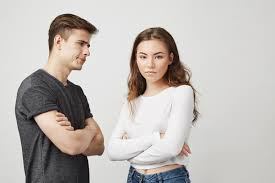
#> input picture testeContorno.jpg, 275 x 183 px, found by its file name
$ jupyter execute RF_imagem.ipynb   (older library calls are emulated)
#> lines starting #> are read from the running program, lines starting #| are printed output that depends on the picture; after the words box and inside, x2 and y2 are one past the last pixel; in counts of white or black regions, pixels touching at a corner belong together; long printed decimals are rounded
<a href="https://colab.research.google.com/github/OthonGustavo/RF_imagem/blob/main/RF_imagem.ipynb" target="_parent"></a>

[cell 1]
import numpy as np
import pandas as pd
import cv2 as cv
from PIL import Image
from google.colab.patches import cv2_imshow
from skimage import io
import matplotlib.pyplot as plt

[cell 2]
#RF01
image = cv.imread("/content/testeContorno.jpg")
#> image is the input picture: shape (183, 275, 3); mean B, G, R 181.4, 185.4, 190.7
#plt.imshow(image)
#plt.show()

image = cv.cvtColor(image, cv.COLOR_BGR2RGB)
plt.imshow(image)

[cell 3]
#RF02
(h,w,c) = image.shape
#> h = 183; w = 275; c = 3

print("Largura: {} pixels".format(w))
#| Largura: 275 pixels
print("Altura: {} pixels".format(h))
#| Altura: 183 pixels
print("Canais: {}".format(c))
#| Canais: 3

[cell 4]
#RF03
from skimage.color import rgb2gray

img_gray = rgb2gray(image)
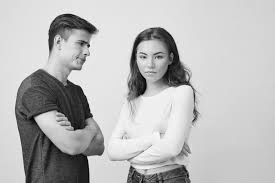
#> img_gray: shape (183, 275) float64; min 0.000565, max 1, mean 0.73
plt.imshow(img_gray, cmap = "gray")
plt.show()

img_gray.shape
#> Out = (183, 275)

[cell 5]
#RF04
plt.hist(img_gray.ravel(), bins = 256, range = [0,256])
plt.show()
#> figure, not shown here; tallest bar 50321 high, from x = 0 to 1

plt.hist(image.ravel(), bins = 256, range = [0,256])
plt.show()
#> figure, not shown here; tallest bar 5368 high, from x = 229 to 230

[cell 6]
#RF05
from skimage.color import convert_colorspace

img_hsv = convert_colorspace(image, 'RGB', 'HSV')
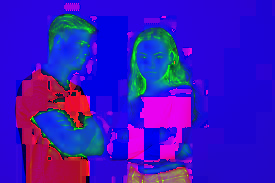
#> img_hsv: shape (183, 275, 3) float64; mean R, G, B 0.225, 0.081, 0.751

plt.imshow(img_hsv)
plt.show()

[cell 7]
#RF06
color = ('b', 'g', 'r')

#plt.title()

for channel, col in enumerate(color):
  histr = cv.calcHist([image], [channel], None, [256], [0,256])
  plt.plot(histr, color = col)
  plt.xlim([0,256])
plt.show()
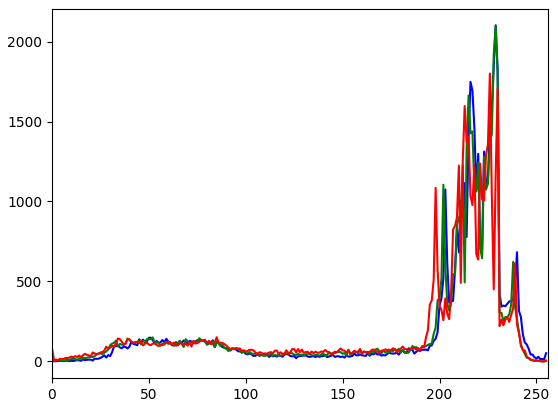
#> figure drawn by matplotlib, 1 panel; curve peaks at x = 229, y = 2101; curve peaks at x = 229, y = 2101; curve peaks at x = 226, y = 1800

[cell 8]
def vizinhanca4(linha, coluna):

  v1 = (linha - 1, coluna)
  v2 = (linha, coluna - 1)
  v3 = (linha + 1, coluna)
  v4 = (linha, coluna + 1)

  return [v1,v2,v3,v4]

def vizinhanca8(linha, coluna):

  v5 = (linha - 1, coluna - 1)
  v6 = (linha - 1, coluna + 1)
  v7 = (linha + 1, coluna - 1)
  v8 = (linha + 1, coluna + 1)

  vizinhanca = vizinhanca4(linha,coluna) + [v5,v6,v7,v8]
  return vizinhanca

[cell 9]
#RF8
image = cv.imread('/content/poligonos-regulares.webp')
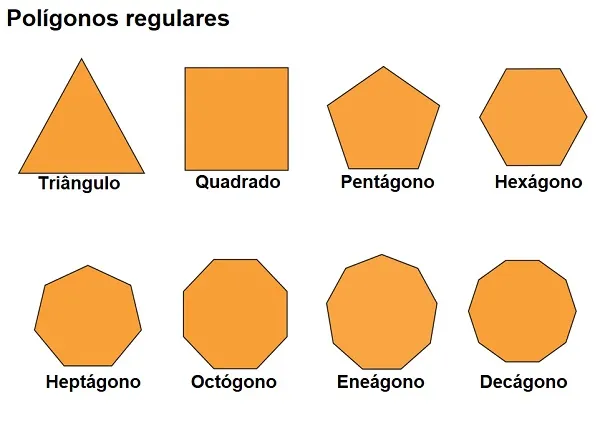
#> input picture poligonos-regulares.webp, 600 x 421 px, found by its file name
#> image is the input picture: shape (421, 600, 3); mean B, G, R 194.1, 221.6, 244.7
gray_image = cv.cvtColor(image, cv.COLOR_BGR2GRAY)
contorno = cv.Canny(gray_image, 50, 150)
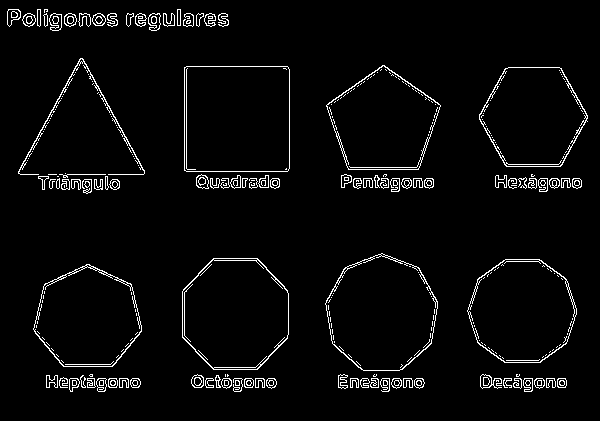
#> contorno: shape (421, 600); 3.7% white in thin lines or dots, all inside (x1, y1, x2, y2) = (7, 9, 588, 392)

plt.subplot(121),plt.imshow(gray_image,cmap = 'gray')
plt.title('Imagem cinza'), plt.xticks([]), plt.yticks([])
plt.subplot(122),plt.imshow(contorno,cmap = 'gray')
plt.title('Contornos Imagem'), plt.xticks([]), plt.yticks([])
plt.show()

[cell 10]
#RF9 e RF10
import cv2
import numpy as np
from google.colab.patches import cv2_imshow

def classificar_forma(cnt):

    perimetro = cv2.arcLength(cnt, True)
    area = cv2.contourArea(cnt)

    if perimetro == 0:
        return "Nao Identificado"

    circularidade = (4 * np.pi * area) / (perimetro ** 2)

    approx = cv2.approxPolyDP(cnt, 0.02 * perimetro, True)
    vertices = len(approx)


    if circularidade > 0.85 and vertices > 7:
        return "Circulo"

    elif vertices == 3:
        return "Triangulo"

    elif vertices == 4:
        (x, y, w, h) = cv2.boundingRect(approx)
        aspect_ratio = float(w) / h
        if 0.95 <= aspect_ratio <= 1.05:
            return "Quadrado"
        else:
            return "Retangulo"

    elif vertices == 5:
        return "Pentagono"
    elif vertices == 6:
        return "Hexagono"
    elif vertices == 7:
        return "Heptagono"
    elif vertices == 8:
        return "Octogono"
    elif vertices == 9:
        return "Eneagono"
    elif vertices == 10:
        return "Decagono"
    else:
        return f"Poligono ({vertices}v)"

def identificar_formas_abrangente(caminho_imagem):

#> called with caminho_imagem = 'poligonos-regulares.webp'
    img = cv2.imread(caminho_imagem)
    if img is None:
        return None, None


    img_resultado = img.copy()

    img_cinza = cv2.cvtColor(img, cv2.COLOR_BGR2GRAY)
    img_blur = cv2.GaussianBlur(img_cinza, (5, 5), 0)
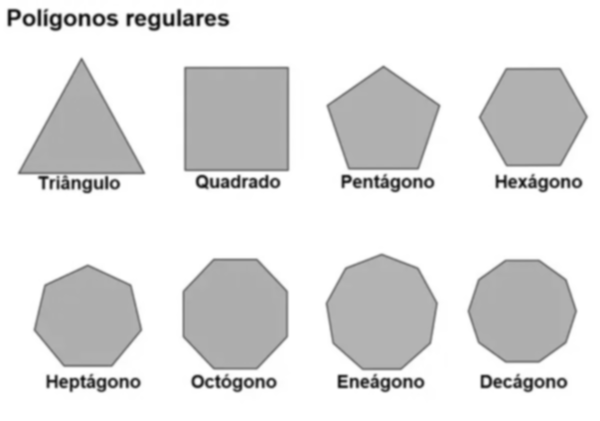
#> img_blur: shape (421, 600); min 16, max 255, mean 225.3

    _, mascara = cv2.threshold(img_cinza, 240, 255, cv2.THRESH_BINARY_INV)
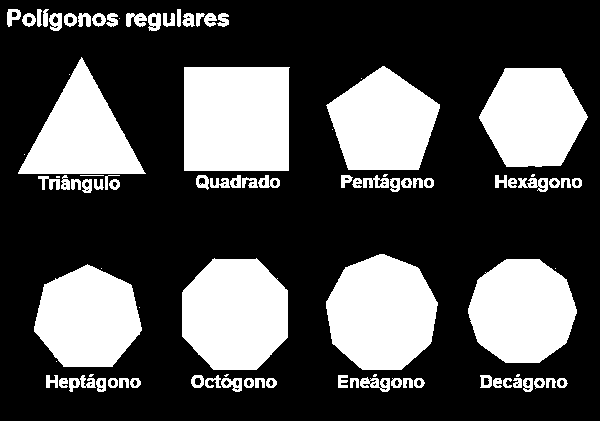
#> mascara: shape (421, 600); 31.2% white; 95 white regions (16 under 20 px)

    contornos, hierarquia = cv2.findContours(mascara, cv2.RETR_CCOMP, cv2.CHAIN_APPROX_SIMPLE)
#> contornos = 167 contours, 54 with area under 20; largest, box (x1, y1, x2, y2) and area: (184, 67, 290, 171) 10712, (326, 254, 438, 370) 9763, (182, 258, 288, 370) 9570, (468, 259, 577, 363) 8628, (326, 66, 440, 170) 8118

    formas_contagem = {
        "Circulo": 0,
        "Triangulo": 0,
        "Quadrado": 0,
        "Retangulo": 0,
        "Pentagono": 0,
        "Hexagono": 0,
        "Heptagono": 0,
        "Octogono": 0,
        "Eneagono": 0,
        "Decagono": 0,
        "Poligono": 0,
        "Nao Identificado": 0
    }

    for i in range(len(contornos)):
        cnt = contornos[i]
        parent = hierarquia[0][i][3]

        if parent == -1:
            area = cv2.contourArea(cnt)
            if area < 500:
                continue

            nome_forma = classificar_forma(cnt)
            if nome_forma.startswith("Poligono ("):
                formas_contagem["Poligono"] += 1
            else:
                formas_contagem[nome_forma] += 1


            cv2.drawContours(img_resultado, [cnt], -1, (0, 255, 0), 3)

            M = cv2.moments(cnt)
            if M["m00"] != 0:
                cX = int(M["m10"] / M["m00"])
                cY = int(M["m01"] / M["m00"])
            else:
                (x, y, _, _) = cv2.boundingRect(cnt)
                cX, cY = x + 20, y + 20

            cv2.putText(img_resultado, nome_forma, (cX - 45, cY),
                        cv2.FONT_HERSHEY_SIMPLEX, 0.7, (0, 0, 255), 2)
#> this loop made 167 passes
#> (parent, nome_forma, cX, cY) on passes 65 to 68: (-1, 'Heptagono', 87, 317), (-1, 'Circulo', 521, 310), (-1, 'Circulo', 234, 313), (-1, 'Circulo', 381, 313)
#> parent on passes 1, 3, 4, 6, 9, 12: -1, -1, -1, -1, -1, -1
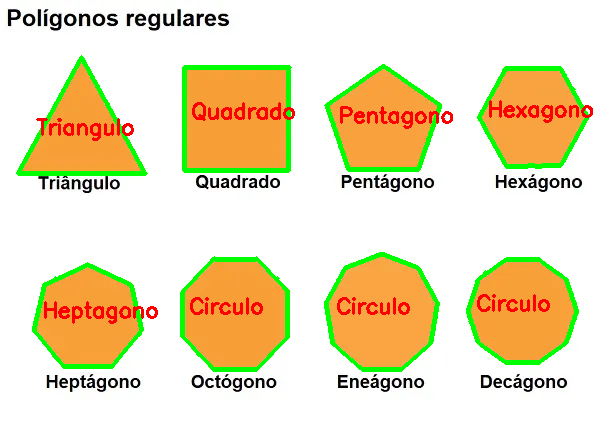
#> img_resultado: shape (421, 600, 3); 7.31% of pixels changed, all inside (x1, y1, x2, y2) = (16, 55, 593, 372)
#> after the loop, formas_contagem = 12 items

    return img_resultado, formas_contagem

lista_imagens = [
    "poligonos-regulares.webp",
    "retanculo.png",
    "pentagono.png",
    "ciclo.jpg",
    "triangulo.png",
    "quadrado.png"
]

for imagem_path in lista_imagens:
    resultado_imagem, contagem = identificar_formas_abrangente(imagem_path)
#> contagem = 12 items
    if resultado_imagem is not None:
        for forma, count in contagem.items():
            if count > 0:
                print(f"Contagem de Formas:{forma}: {count}")
#> this loop made 12 passes
#> (forma, count) on passes 1 to 12: ('Circulo', 3), ('Triangulo', 1), ('Quadrado', 1), ('Retangulo', 0), ('Pentagono', 1), ('Hexagono', 1), ('Heptagono', 1), ('Octogono', 0), ('Eneagono', 0), ('Decagono', 0), ('Poligono', 0), ('Nao Identificado', 0)
#| Contagem de Formas:Circulo: 3
#| Contagem de Formas:Triangulo: 1
#| Contagem de Formas:Quadrado: 1
#| Contagem de Formas:Pentagono: 1
#| Contagem de Formas:Hexagono: 1
#| Contagem de Formas:Heptagono: 1
#> pass 3 of the loop `for imagem_path in lista_imagens:`:
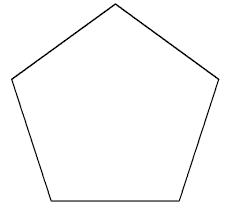
#> input picture pentagono.png, 233 x 217 px
#> in identificar_formas_abrangente, img is the input picture: shape (217, 233, 3); mean B, G, R 250.9, 250.9, 250.9
#> img_blur: shape (217, 233)
#> in identificar_formas_abrangente (call 3), `_, mascara = cv2.threshold(img_cinza, 240, 255, cv2.THRESH_BINARY_INV)`:
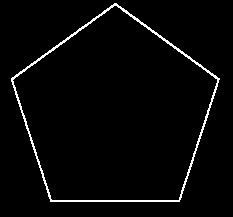
#> mascara: shape (217, 233); 2.8% white in thin lines or dots, all inside (x1, y1, x2, y2) = (11, 3, 220, 202)
#> contornos = 2 contours; box (x1, y1, x2, y2) and area: (11, 3, 220, 202) 28604, (12, 5, 218, 201) 27758
#> the loop in identificar_formas_abrangente (call 3), `for i in range(len(contornos)):` made 2 passes
#> (parent, perimetro in classificar_forma, circularidade in classificar_forma, vertices in classificar_forma, nome_forma, cX, cY) on pass 1: (-1, 677.9, 0.782, 5, 'Pentagono', 114, 112)
#> after the loop in identificar_formas_abrangente (call 3), `for i in range(len(contornos)):`:
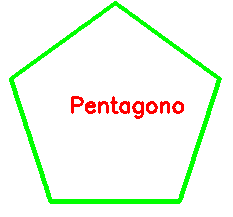
#> img_resultado: shape (217, 233, 3); 7.44% of pixels changed, all inside (x1, y1, x2, y2) = (9, 1, 222, 204)
#> the loop `for forma, count in contagem.items():` made 12 passes
#> (printed output is left out)
#> the loop made 6 passes; the first 3 are shown
        cv2_imshow(resultado_imagem)
    else:
        print(f"Falha ao processar a imagem: {imagem_path}")


cv2.waitKey(0)
cv2.destroyAllWindows()

[cell 11]
#RF8 da imagem 1
import numpy as np
import cv2 as cv
from matplotlib import pyplot as plt

#img = cv.imread('/content/formasgeometricasBasicas.jpg', cv.IMREAD_GRAYSCALE)
img = image
assert img is not None, "file could not be read, check with os.path.exists()"
edges = cv.Canny(img,100,200)

plt.subplot(121),plt.imshow(img,cmap = 'gray')
plt.title('Original Image'), plt.xticks([]), plt.yticks([])
plt.subplot(122),plt.imshow(edges,cmap = 'gray')
plt.title('Edge Image'), plt.xticks([]), plt.yticks([])

plt.show()
#> figure, not shown here; B, G, R data is drawn as R, G, B

[cell 12]
#RF11
import cv2 as cv

tamanho_normalizado = (512, 512)
imagem_normalizada = cv.resize(image, tamanho_normalizado)
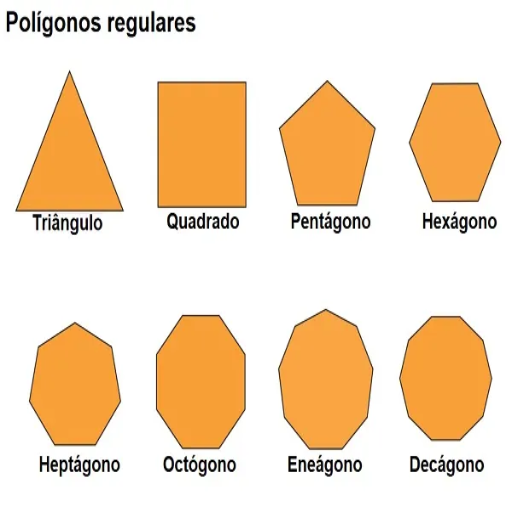
#> imagem_normalizada: shape (512, 512, 3); mean B, G, R 194.1, 221.5, 244.7

print("Dimensões da Imagem Original:", image.shape)
#| Dimensões da Imagem Original: (421, 600, 3)
print("Dimensões da Imagem Normalizada:", imagem_normalizada.shape)
#| Dimensões da Imagem Normalizada: (512, 512, 3)

[cell 13]
#RF12
from skimage.measure import shannon_entropy

valor_entropia = shannon_entropy(image)
#> valor_entropia = 3.19

print("Entropia de Shannon da imagem:", valor_entropia)
#| Entropia de Shannon da imagem: 3.193

[cell 14]
#RF13

import numpy as np
import cv2 as cv

if len(image.shape) > 2:
  imagem_cinza = cv.cvtColor(image, cv.COLOR_RGB2GRAY)
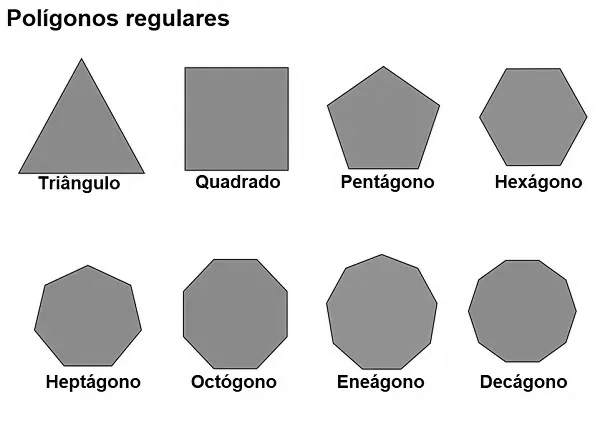
#> imagem_cinza: shape (421, 600); min 0, max 255, mean 216
else:
  imagem_cinza = image

valor_variancia = np.var(imagem_cinza)
#> valor_variancia = 3717.9

print("Variância da imagem:", valor_variancia)
#| Variância da imagem: 3717.903

[cell 15]
#RF14

from skimage.feature import graycomatrix, graycoprops
import numpy as np
import cv2 as cv

if len(image.shape) > 2:
  imagem_cinza = cv.cvtColor(image, cv.COLOR_RGB2GRAY)
else:
  imagem_cinza = image

imagem_cinza_uint8 = imagem_cinza.astype(np.uint8)

distancias = [1]
angulos = [0, np.pi/4, np.pi/2, 3*np.pi/4]

glcm = graycomatrix(imagem_cinza_uint8, distances=distancias, angles=angulos, levels=256, symmetric=True, normed=True)

homogeneidade = graycoprops(glcm, 'homogeneity')
#> homogeneidade = [[0.875, 0.845, 0.873, 0.845]]

print("Homogeneidade (média entre ângulos):", np.mean(homogeneidade))
#| Homogeneidade (média entre ângulos): 0.8597
print("Homogeneidade (por ângulo):", homogeneidade)
#| Homogeneidade (por ângulo): [[0.8752 0.8454 0.873 0.8452]]
